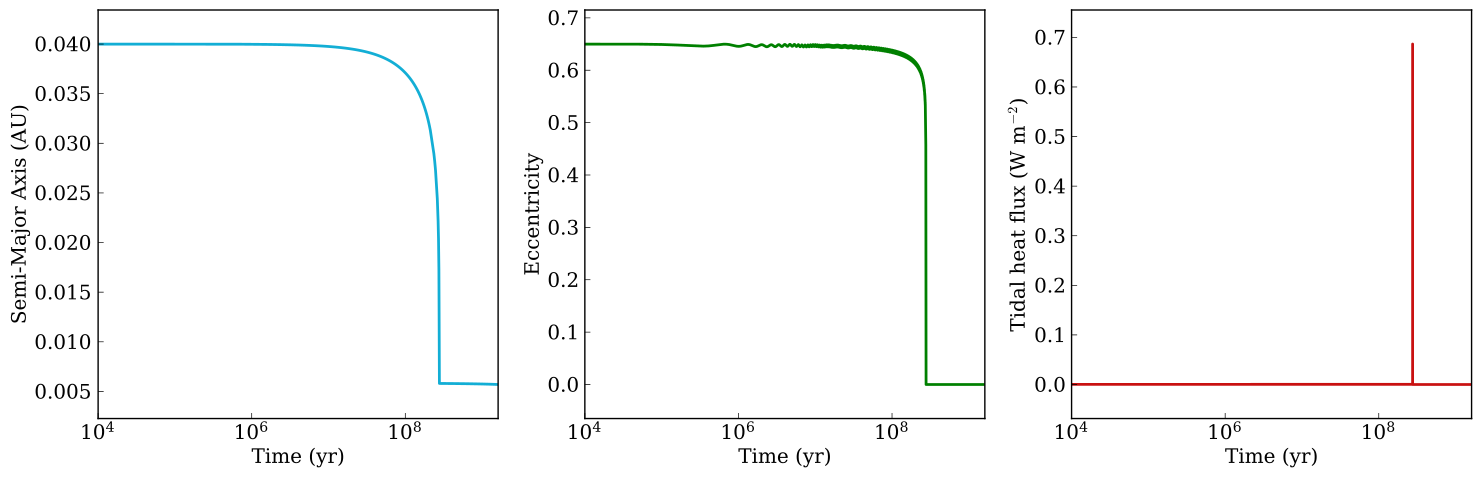

Recreate this plot in Python.
import numpy as np
import matplotlib.pyplot as plt
import vplot as vpl
import sys
import scipy.signal as sig
import subprocess

# Check correct number of arguments
if (len(sys.argv) != 2):
    print('ERROR: Incorrect number of arguments.')
    print('Usage: '+sys.argv[0]+' <pdf | png>')
    exit(1)
if (sys.argv[1] != 'pdf' and sys.argv[1] != 'png'):
    print('ERROR: Unknown file format: '+sys.argv[1])
    print('Options are: pdf, png')
    exit(1)

out = vpl.GetOutput()

time = out.Proxima.Time

fig = plt.figure()
fig.set_size_inches(15,5)
fig.tight_layout()

plt.subplot(1,3,1)
plt.semilogx(time, out.ProximaB.SemiMajorAxis, color=vpl.colors.pale_blue)
plt.ylabel('Semi-Major Axis (AU)')
plt.xlabel('Time (yr)')

plt.subplot(1,3,2)
plt.semilogx(time, out.ProximaB.Eccentricity, color='g')
plt.ylabel('Eccentricity')
plt.xlabel('Time (yr)')

plt.subplot(1,3,3)
plt.semilogx(time, out.ProximaB.SurfEnFluxEqtide, color=vpl.colors.red)
#plt.xlim(2.85e6,3.10e6)
plt.ylabel('Tidal heat flux (W m$^{-2}$)')
plt.xlabel('Time (yr)')

# Save as
vpl.make_pretty(fig)
if (sys.argv[1] == 'pdf'):
    fig.savefig('THProxima.pdf')
if (sys.argv[1] == 'png'):
    fig.savefig('THProxima.png')
plt.close()
